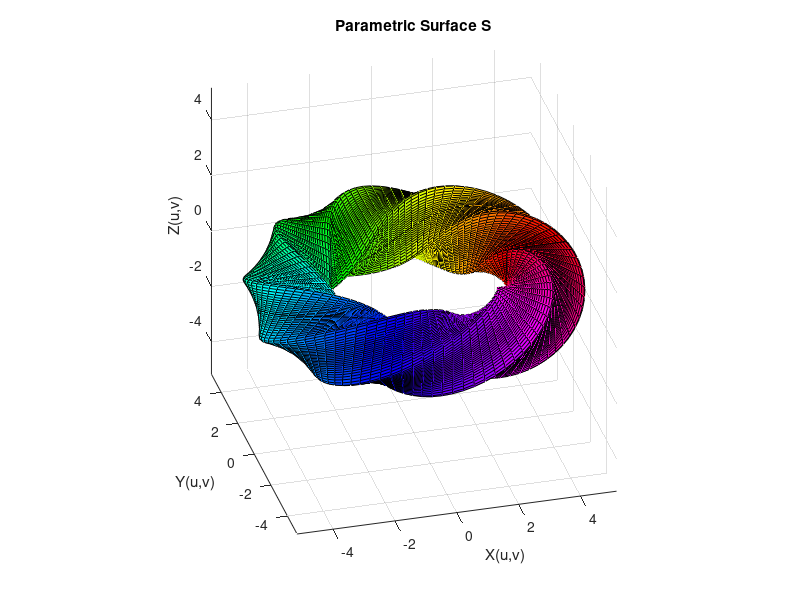

MATLAB code to generate this figure:
% Define u and v as vectors with 100 equally spaced points between 0 and 2π
u = linspace(0, 2*pi, 100);
v = linspace(0, 2*pi, 100);

% Create 2D meshgrid arrays U, V
[U, V] = meshgrid(u, v);

% Compute r using the given formula
r = (cos(V).^20 + sin(V).^20).^(-1/20);

% Compute X(U,V), Y(U,V), and Z(U,V)
X = (4 + r .* cos(V + 2*U)) .* cos(U);
Y = (4 + r .* cos(V + 2*U)) .* sin(U);
Z = r .* sin(V + 2*U);

% Create surface plot with face color based on U
figure;
surf(X, Y, Z, U);

% Set colormap to hsv
colormap hsv;

% Set equal axis scales
axis equal;

% Set view angle to (-15, 30)
view(-15, 30);

% Add labels and title
xlabel('X(u,v)');
ylabel('Y(u,v)');
zlabel('Z(u,v)');
title('Parametric Surface S');

% Enable grid for better visualization
grid on;
